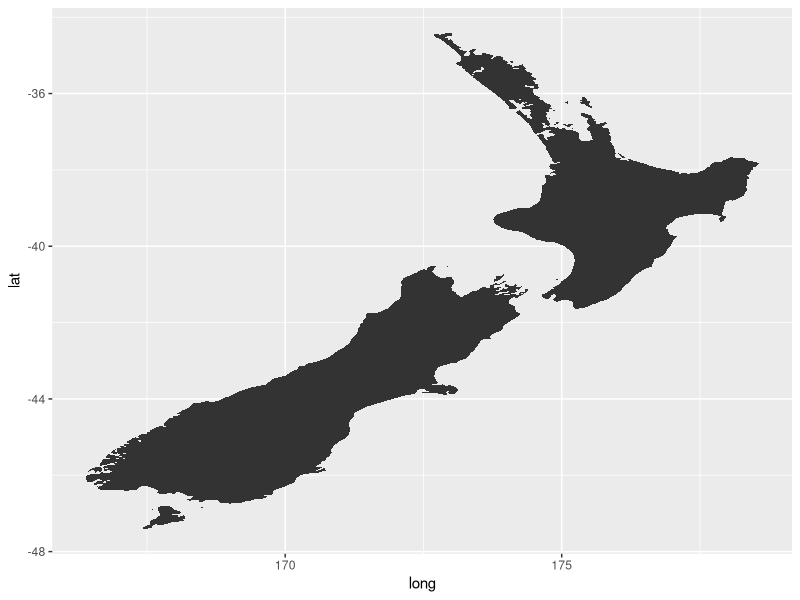

The R source for this figure: (Note: this script raises an error after producing the figure.)
## ---- chunk 1
library(tidyverse)
library(maps)
## ---- chunk 2
nz_df <- ggplot2::map_data("nz")
## ---- chunk 3
head(nz_df)
## ---- chunk 4
ggplot(data = nz_df, aes(x = long, y = lat, group = group)) +
  # Here you can see that we used longitude for x because it is known as the width of the Earth and latitude for y because it is more know as the height of the earth.
  # Take note of how group is set equal to group here, which is very important because the groups were already specified in the maps package.
  geom_polygon() 
# We have a new geom here that can draw shapes on a graph.
## ---- chunk 5
ggplot(data = nz_df, aes(x = long, y = lat, group = group)) +
  geom_polygon(fill = "white", colour = "black") +
  # If we want our polygon to be empty then we can simply fill it with white and outline it.
  coord_map(projection = "albers", lat0 = -40, lat1 = -38) +
  # We want our projection set to albers for these maps. The lat0 and lat1 depend on the map you are using. 
  theme_void()
# theme_void() takes the axes and other normal parts of plots off of the map, so that all is shown is the shape of the given place.
## ---- chunk 6
#nz_stats # this will represent your data set with the statistics for new zealand
#nz_full <- left_join(nz_df, nz_stats, by = c("region" = "Region"))
# this is simply joining the two data sets (make sure to use the correct key term from each data set)
